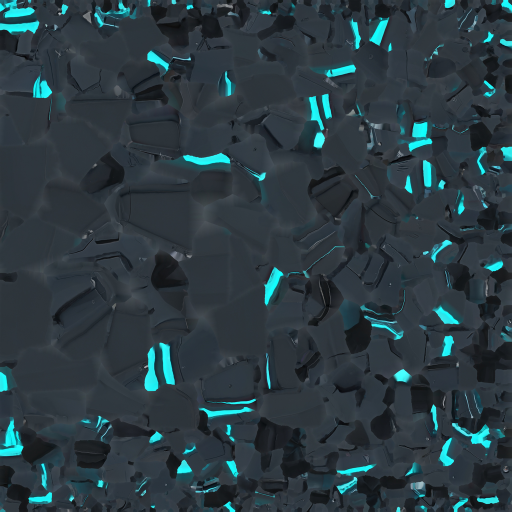
#> input picture assets/neon/comet.png, 1024 x 1024 px (shown at 1/2 size); its folder holds 2 pictures in this run
$ python hud_mock.py ../assets/neon ../assets/neon/comet.png ../assets/neon/comet.png ../assets/neon/comet.png
#> lines starting #> are read from the running program, lines starting #| are printed output that depends on the picture; pictures that were not available may be replaced by others from this repository, and a replacement may not be noted
"""Pictures of the HUD (an approximation of the Panorama layout drawn with the real HUD pictures: pixel-font glyphs,
segmented bars, minimap, logo, car cards) over a chase-camera render, for checking the design without CS2.
usage: hud_mock.py <addon_out_dir> <race background.png> <out_race.png> <out_lobby.png>"""
import os, sys, json
import numpy as np
from PIL import Image, ImageDraw, ImageFont

OUT, BG, PNG, PNG2 = sys.argv[1], sys.argv[2], sys.argv[3], sys.argv[4]
W, H = 1920, 1080
IMG = os.path.join(OUT, 'panorama/images/custom_game/spr')
SIZES = {'XXL': 84, 'XL': 52, 'L': 40, 'M': 30, 'S': 22, 'XS': 17}
INK = (24, 20, 37)
FR = {'cyan': (20, 200, 170), 'gold': (255, 190, 40), 'pink': (220, 60, 200), 'white': (140, 110, 150), 'orange': (220, 120, 30)}
_cache = {}
def glyph(ch, col, px):
    key = (ch, col, px)
    if key not in _cache:
        p = os.path.join(IMG, 'f/%s_%d.png' % (col, ord(ch)))
        _cache[key] = Image.open(p).convert('RGBA').resize((px, px), Image.NEAREST) if os.path.exists(p) else None
    return _cache[key]
def text_w(t, size): px = SIZES[size]; return len(t) * (px - px // 10)
def gtext(img, x, y, t, size, col='W', align='left'):
    px = SIZES[size]; adv = px - px // 10
    if align == 'center': x -= text_w(t, size) // 2
    elif align == 'right': x -= text_w(t, size)
    for k, ch in enumerate(t.upper()):
        if ch == ' ': continue
        g = glyph(ch, col, px)
        if g: img.alpha_composite(g, (int(x + k * adv), int(y)))
    return px
def box(img, x0, y0, x1, y1, key):
    d = ImageDraw.Draw(img, 'RGBA')
    d.rectangle([x0, y0, x1, y1], fill=INK + (216,))
    d.rectangle([x0, y0, x1, y1], outline=FR[key] + (255,), width=4)
def pic(img, name, x, y, w, h):
    p = Image.open(os.path.join(IMG, name)).convert('RGBA').resize((int(w), int(h)), Image.NEAREST)
    img.alpha_composite(p, (int(x), int(y)))
def bar(img, x, y, color, frac, w=404, h=24):
    pic(img, 'bar_dark.png', x, y, w, h)
    full = Image.open(os.path.join(IMG, 'bar_%s.png' % color)).convert('RGBA').resize((w, h), Image.NEAREST)
    segs = int(round(frac * 20))
    if segs: img.alpha_composite(full.crop((0, 0, min(w, int(round(segs * w / 20.2)) + 2), h)), (int(x), int(y)))
def crt(img):
    a = np.array(img).astype(np.float32)
    a[::3, :, :3] *= 0.85
    yy, xx = np.mgrid[0:H, 0:W]
    r = np.hypot((xx + 0.5) / W - 0.5, (yy + 0.5) / H - 0.5) * 2
    v = np.clip((r - 0.75) / 0.6, 0, 1) * 0.55
    a[..., :3] *= (1 - v)[..., None]
    return Image.fromarray(a.clip(0, 255).astype(np.uint8))

# ---------------------------------------------------------------- race
bg = Image.open(BG).convert('RGBA').resize((W, H), Image.NEAREST)
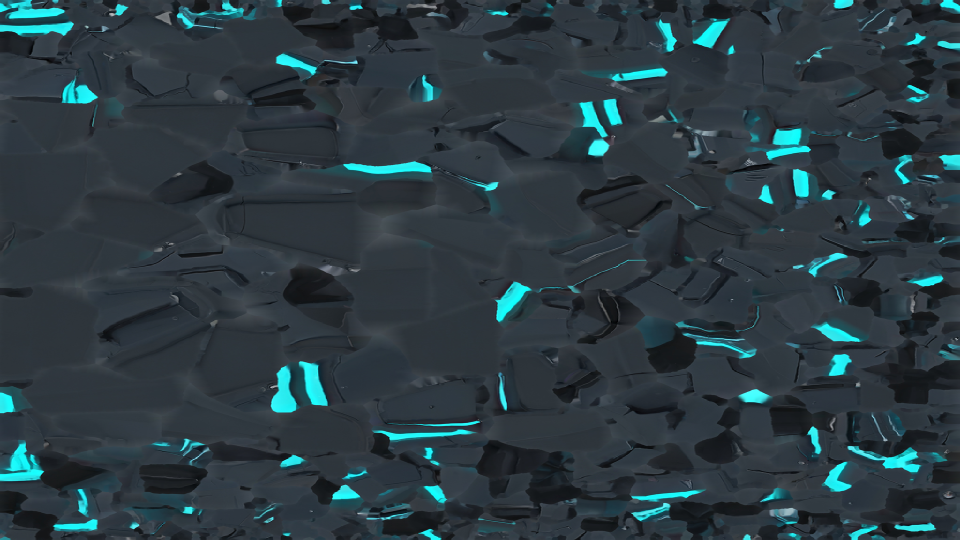
#> bg: PIL image 1920x1080 RGBA (shown at 1/2 size); mean R, G, B, A 43.7, 59.5, 66.5, 255
img = bg.copy()
for k in (0,):
    sp = Image.open(os.path.join(IMG, 'speed%d.png' % k)).convert('RGBA').resize((W, H), Image.NEAREST)
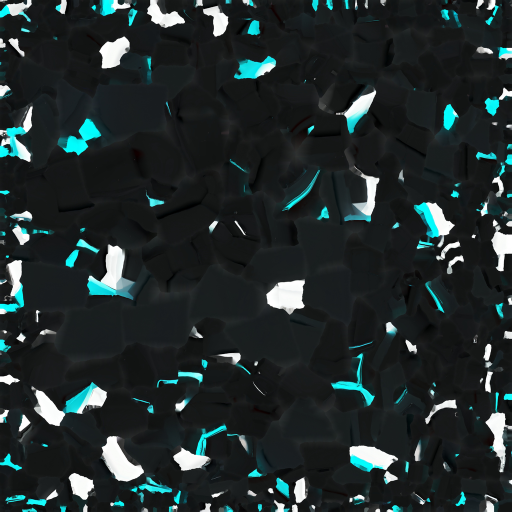
#> input picture assets/neon/bastion.png, 1024 x 1024 px, given in place of speed0.png, which was not available (shown at 1/2 size)
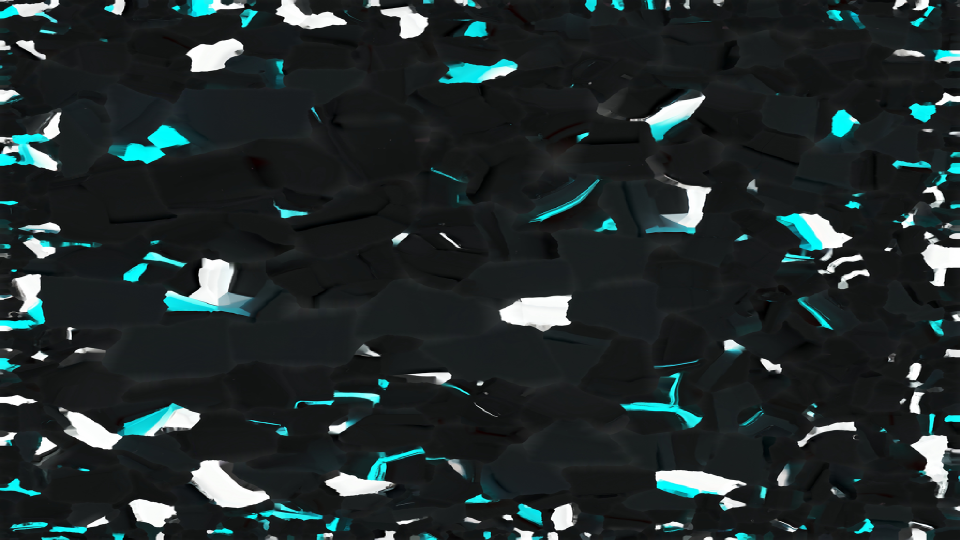
#> sp: PIL image 1920x1080 RGBA (shown at 1/2 size); mean R, G, B, A 34.4, 44.4, 45, 255
    img.alpha_composite(sp)
# minimap
box(img, 24, 24, 24 + 216, 24 + 216, 'cyan')
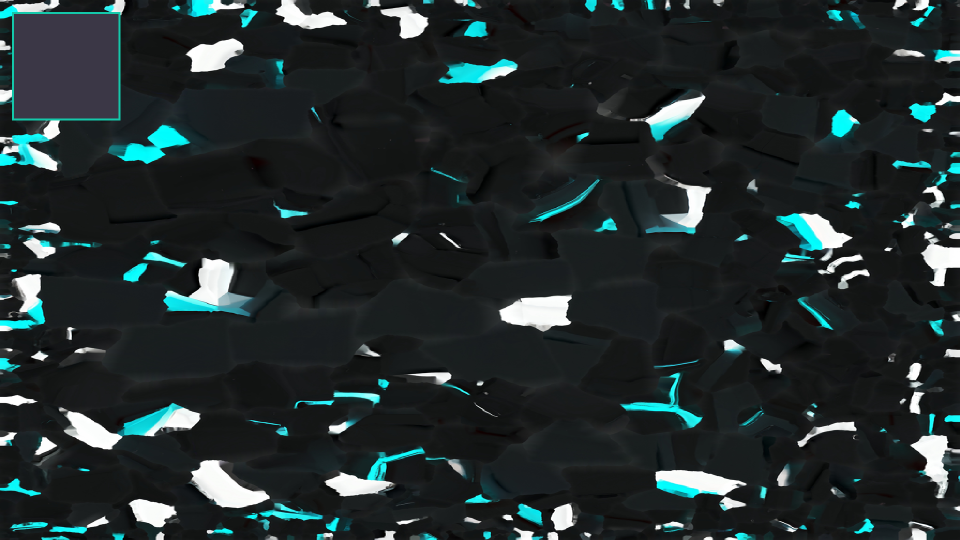
#> img: PIL image 1920x1080 RGBA (shown at 1/2 size); mean R, G, B, A 34.3, 44.4, 45.2, 254.2; transparent parts drawn white
pic(img, 'mm_oval.png', 32, 32, 200, 200)
#> in pic, `p = Image.open(os.path.join(IMG, name)).convert('RGBA').resize((int(w)..`:
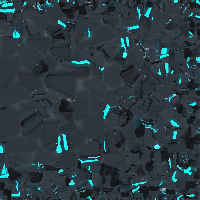
#> p: PIL image 200x200 RGBA; mean R, G, B, A 43.7, 59.6, 66.5, 255
d = ImageDraw.Draw(img)
for (x, y, c) in ((32 + 150, 32 + 140, (255, 255, 255)), (32 + 80, 32 + 60, (255, 190, 40))):
    d.rectangle([x - 6, y - 6, x + 6, y + 6], fill=c, outline=(0, 0, 0), width=2)
# position
gtext(img, W / 2 - 120, 14, '3', 'XXL', 'G')
gtext(img, W / 2 - 120 + 76, 14 + 84 - 40 - 12, 'RD', 'L', 'G')
gtext(img, W / 2 - 120 + 76 + 72 + 12, 14 + 84 - 30 - 12, '/32', 'M', 'P')
gtext(img, W / 2, 106, 'FINAL LAP', 'M', 'R', 'center')
pic(img, 'turn_l2.png', W / 2 - 64, 142, 128, 64)
#> call 2 of pic, with name = 'turn_l2.png', x = 896, y = 142, w = 128, h = 64
#> in pic (call 2), `p = Image.open(os.path.join(IMG, name)).convert('RGBA').resize((int(w)..`:
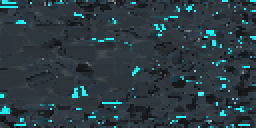
#> p: PIL image 128x64 RGBA (shown 2 times larger); mean R, G, B, A 43.7, 59.9, 66.8, 255
# clock
cw = text_w('1:42', 'M') + 28
box(img, W - 26 - cw - 40, 22, W - 26, 22 + 70, 'pink')
gtext(img, W - 26 - 14, 32, 'TIME', 'XS', 'P', 'right')
gtext(img, W - 26 - 14, 52, '1:42', 'M', 'W', 'right')
# centre + messages
gtext(img, W / 2, H / 2 - 170 - 26, 'WRONG WAY', 'XL', 'R', 'center')
gtext(img, W / 2, H - 128 - 22, '+40 CHARGE FROM THE PULSE', 'S', 'C', 'center')
# bars
box(img, 30, H - 36 - 136, 30 + 432, H - 36, 'cyan')
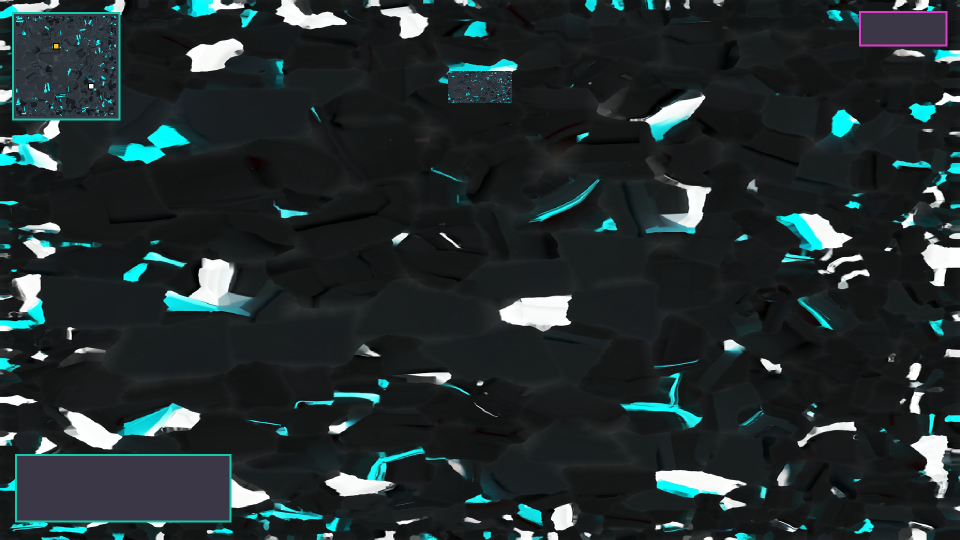
#> img: PIL image 1920x1080 RGBA (shown at 1/2 size); mean R, G, B, A 34, 44.3, 45.5, 253.7; transparent parts drawn white
gtext(img, 44, H - 36 - 124, 'SHIELD', 'S', 'G'); bar(img, 44, H - 36 - 98, 'green', 0.7)
#> (the run stopped early here; a loop or call above may not have finished)
